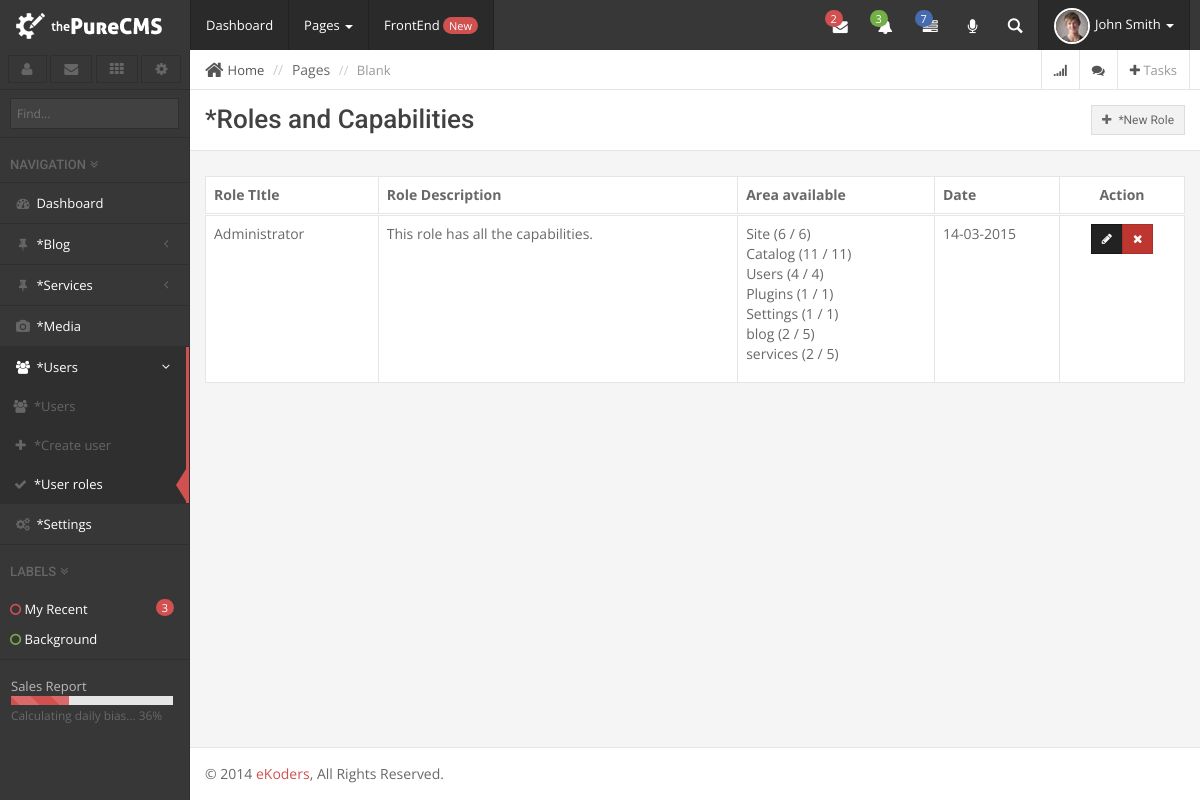
Screenshot of /admin/user_roles.php (signed in) with the database file from the repository.
### tables this page shows
CREATE TABLE IF NOT EXISTS `user_roles` (
  `role_id` int(11) NOT NULL AUTO_INCREMENT,
  `role_title` varchar(32) NOT NULL,
  `role_description` varchar(250) NOT NULL,
  `role_object` longtext NOT NULL,
  `role_ts` timestamp NOT NULL DEFAULT CURRENT_TIMESTAMP,
  PRIMARY KEY (`role_id`)
);

CREATE TABLE IF NOT EXISTS `user_profiles` (
  `user_profile_id` int(11) NOT NULL AUTO_INCREMENT,
  `user_id` int(11) NOT NULL,
  `user_name` varchar(128) NOT NULL,
  `user_display_name` varchar(128) NOT NULL,
  `user_email` varchar(128) NOT NULL,
  `user_image` varchar(128) NOT NULL,
  `user_role` int(11) NOT NULL,
  PRIMARY KEY (`user_profile_id`)
);

### include/class.database.php (called while the page is built, shortened)
<?php
class Database {
    private $_DB;
    private $_query;
    private $_where = array();
    private $_select = array();
    private $_action;
    private $_table;
    public function __construct() {
        try {
            $this->_DB = new PDO('mysql:host=' . DB_HOST . ';dbname=' . DB_NAME, DB_USER, DB_PASS);
            $this->_DB->setAttribute(PDO::ATTR_ERRMODE, PDO::ERRMODE_EXCEPTION);
        } catch (PDOException $e) {
            echo 'ERROR: ' . $e->getMessage();
        }
    }
    public function where($column_name, $value, $operator = '=') {
        $this->_where[$column_name] = array();
        $this->_where[$column_name][] = $value;
        $this->_where[$column_name][] = $operator;
    }
    public function select($columns) {
        foreach ($columns as $column => $name) {
            $this->_select[$column] = $name;
        }
    }
    public function query($query) {
        try {
            $this->_query = $this->_DB->prepare(filter_var($query, FILTER_SANITIZE_STRING));
            $this->bind_results();
            $this->_query->execute();
            $this->_where = array();
            $this->_select = array();
        } catch (PDOException $e) {
            $er = $e->errorInfo;
            echo '<p style="font-family:arial; background:#F00; position:absolute; z-index:10000; color:#FFF; padding:5px;">ERROR: ' . $er[2] . '</p>';
        }
    }
    private function bind_results() {
        if (!empty($this->_where)) {
            foreach ($this->_where as $c => $value) {
                $this->_query->bindValue(':' . $c, $value[0], $this->get_type($value[0]));
            }
        }
    }
    private function get_type($value) {
        if (is_int($value)) {
            $param = PDO::PARAM_INT;
        } elseif (is_bool($value)) {
            $param = PDO::PARAM_BOOL;
        } elseif (is_null($value)) {
            $param = PDO::PARAM_NULL;
        } elseif (is_string($value)) {
            $param = PDO::PARAM_STR;
        } else {
            $param = FALSE;
        }
        return $param;
    }
    private function build_query() {
        $query = $this->_action;
        if ($this->_action == 'SELECT') {
            if (!empty($this->_select)) {
                foreach ($this->_select as $column_name => $name) {
                    $query .=' ' . $column_name . ' as ' . $name . ', ';
                }
            } else {
                $query .= ' *';
            }
            $query = rtrim($query, ', ');
        }
        if ($this->_action != 'UPDATE' && $this->_action != 'INSERT') {
            $query .= ' FROM ';
        }
        $query .= $this->_table;
        if (!empty($this->_where)) {
            $query .= ' WHERE ';
            $columns = array();
            foreach ($this->_where as $c => $v) {
                $columns[] = $c . ' ' . $v[1] . ':' . $c;
            }
            $query .= implode(' AND ', $columns);
        }
        $this->query($query);
    }
    public function result($fetch_type = PDO::FETCH_OBJ) {
        return $this->_query->fetch($fetch_type);
    }
    public function all_results($fetch_type = PDO::FETCH_OBJ) {
        return $this->_query->fetchAll($fetch_type);
    }
    public function row_count() {
        return $this->_query->rowCount();
    }
    public function from($table_name, $num_rows = NULL) {
        $this->_action = 'SELECT';
        $this->_table = $table_name;
        $this->build_query();
    }
    public function _date($format = 'Y-m-d H:i:s', $date = NULL) {
        if (isset($date)) {
            $date = strtotime($date);
        } else {
            $date = time();
        }
        return date($format, $date);
    }
}

### admin/classes/class.users.php (called while the page is built, shortened)
<?php
class Users extends Capabilities{
	private $profile_table_name;
	public function __construct()
	{
		$this->profile_table_name = DB_PREFIX.'user_profiles';
		if ($this->is_logged_in()) {
			$this->user_capabilities = $this->get_user_capabilitirs();
		}
	}
	public static function is_logged_in()
	{
		if (isset($_SESSION['token'])) {
			return true;
		}else{
			return false;
		}
	}
	public static function get_logged_id()
	{
		if (isset($_SESSION['user_id'])) {
			return $_SESSION['user_id'];
		}
	}
	public function get_profile($user_id = NULL)
	{
		if (is_null($user_id)) {
			$user_id = $this->get_logged_id();
		}
		$this->from($this->profile_table_name);
		if ($this->row_count() > 0) {
			return $this->result();
		}
	}
}

### admin/classes/class.capabilities.php (called while the page is built, shortened)
<?php
class Capabilities extends Database{
	protected $role_table_name;
	protected $user_capabilities;
	protected $capabilities_group_container = array();
	public function __construct()
	{
		$this->role_table_name = DB_PREFIX.'user_roles';
		$this->capabilities_group_container['Site'] 		= array();
		$this->capabilities_group_container['Catalog'] 		= array();
		$this->capabilities_group_container['Users'] 		= array();
		$this->capabilities_group_container['Plugins'] 		= array();
		$this->capabilities_group_container['Settings'] 	= array();
	}
	public function has_capabilities($capabilities = array())
	{
		$state = false;
		foreach ($capabilities as $group_name => $group) {
			foreach ($group as $key => $value) {
				if (array_key_exists($group_name, $this->user_capabilities) && array_key_exists($value, $this->user_capabilities[$group_name])) {
					$state = true;
				}
			}
		}
		return $state;
	}
	public function get_user_capabilitirs($user_id = NULL)
	{
		$profile = $this->get_profile($user_id);
		$role = $this->get_roles($profile->user_role);
		$role_capabilities_object = json_decode($role->role_object);
		$role_capabilities = array();
		foreach ($role_capabilities_object as $group_name => $group_data) {
			$role_capabilities[$group_name] = array();
			foreach ($group_data as $key => $value) {
				$role_capabilities[$group_name][$key] = $value;
			}
		}
		return $role_capabilities;
	}
	public function get_roles($ID = NULL)
	{
		$this->from($this->role_table_name);
		if ($this->row_count() > 0 && isset($ID)) {
			return $this->result();
		}elseif ($this->row_count() > 0) {
			return $this->all_results();
		}
	}
	public function register_capability($group, $key, $force = false)
	{
		if (isset($this->capabilities_group_container[$group]) || $force) {
			$this->capabilities_group_container[$group][str_replace(' ', '-', strtolower($key))] = $key;
		}else{
			register_admin_message('Capabilty not registered', 'Invalid capabilty group.', 'danger');
		}
	}
	public function get_capabilities_groups()
	{
		return $this->capabilities_group_container;
	}
}

### admin/builtins/capabilities.php (called while the page is built, shortened)
<?php
$Users = new users();

### admin/include/init.php (called while the page is built, shortened)
<?php
include_once ABSPATH.'include/class.database.php';
include_once ADMINABS.'include/procedural_functions.php';
include_once ABSPATH.'common/procedural_functions.php';
include_once ADMINABS.'builtins/capabilities.php';

### admin/user_roles.php (the view, shortened to what this page needs)
<?php
include_once 'include/init.php';
$roles = $Users->get_roles();
$admin_title = 'Roles and Capabilities';
$available_groups = $Users->get_capabilities_groups();
include 'include/header.php';
?>
<div id="page-wrapper">
		<div class="row">
			<div class="col-lg-12">
				<?php include 'include/breadcrumb.php'; ?>
				<div class="page-header title">
					<h1 class='clearfix'><?php __($admin_title); ?> <?php if(is_allowed(HAS_USERS_ROLE, array('Users'=>array('manage-roles')))): ?> <a href="create_role.php" class="btn btn-default btn-sm pull-right"><i class="fa fa-plus"></i> <?php __('New Role') ?></a><?php endif; ?></h1>
				</div>
			</div>
		</div>
		<div class="row">
			<div class="col-lg-12">
			<?php
				if (!isset($roles)):
					echo "<p>";
					__($admin_title);
					echo " ";
					__("are not available.");
					echo "</p>";
				else:
			?>
				<table class="table table-bordered table-hover tc-table">
					<thead>
						<tr>
							<th>Role TItle</th>
							<th class="hidden-xs">Role Description</th>
							<th class="hidden-xs">Area available</th>
							<th class="hidden-xs">Date</th>
							<th class="col-medium center">Action</th>
						</tr>
					</thead>
					<tbody>
						<?php foreach($roles as $role):
							$role_object = json_decode($role->role_object);
						?>
						<tr>
							<td><?php echo $role->role_title; ?></td>
							<td><?php echo $role->role_description; ?></td>
							<td>
								<ul class="list-unstyled">
									<?php foreach($role_object as $object_key => $object ): ?>
									<li><?php echo $object_key; ?> (<?php echo count((array)$object); ?> / <?php echo count($available_groups[$object_key]) ?>)</li>
								<?php endforeach; ?>
								</ul>
							</td>
							<td class="col-medium"><?php echo $Users->_date('d-m-Y', $role->role_ts); ?></td>
							<td class="col-medium center">
								<div class="btn-group btn-group-sm">
									<a href="create_role.php?ID=<?php echo $role->role_id; ?>" class="btn btn-inverse"><i class="fa fa-pencil icon-only"></i></a>
									<a href="user_roles.php?ID=<?php echo $role->role_id; ?>" class="btn btn-danger" onClick="return confirm('<?php __('Confirm delete?'); ?>');"><i class="fa fa-times icon-only"></i></a>
								</div>
							</td>
						</tr>
						<?php endforeach; ?>
					</tbody>
				</table>
				<?php endif; ?>
			</div>
		</div>
<?php include 'include/footer.php'; ?>

### rows the page displays
user_roles: role_title "Administrator", role_description "This role has all the capabilities.", object_key "Plugins", count((array)$object) "1", count($available_groups[$object_key]) "1", object_key "Settings", object_key "blog", count((array)$object) "2", count($available_groups[$object_key]) "5", object_key "services", role_ts "14-03-2015"
user_profiles: object_key "Site", count((array)$object) "6", count($available_groups[$object_key]) "6", object_key "Catalog", count((array)$object) "11", count($available_groups[$object_key]) "11", object_key "Users", count((array)$object) "4", count($available_groups[$object_key]) "4"

### other values shown
$lang->get_key($key) "Dashboard"
$lang->get_key($key) "*Blog"
$lang->get_key($key) "*Services"
$lang->get_key($key) "*Media"
$lang->get_key($key) "*Users"
$lang->get_key($key) "*Create user"
$lang->get_key($key) "*User roles"
$lang->get_key($key) "*Settings"
$lang->get_key($key) "*Roles and Capabilities *New Role"
